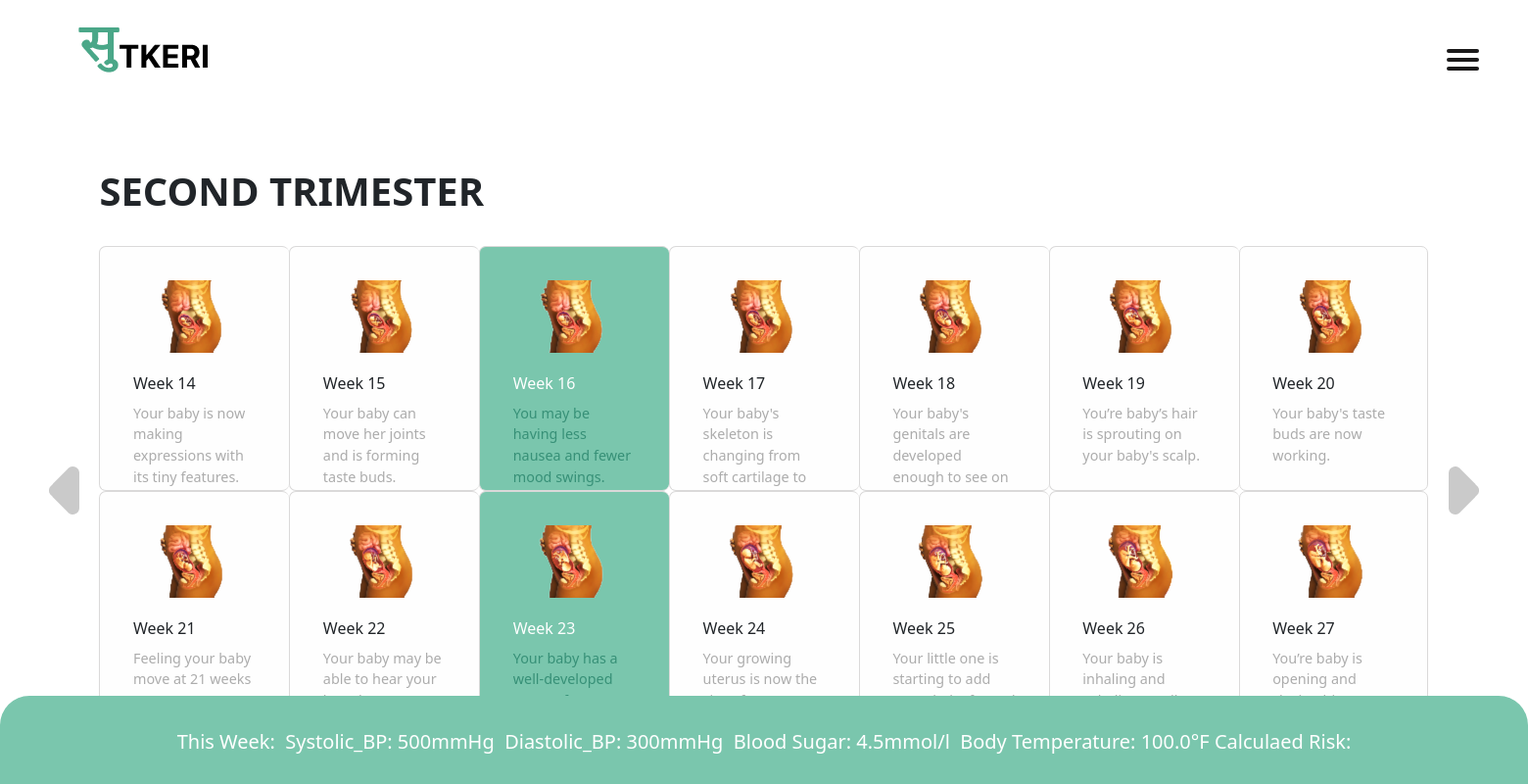
The app's page /home2 (signed in), older data.
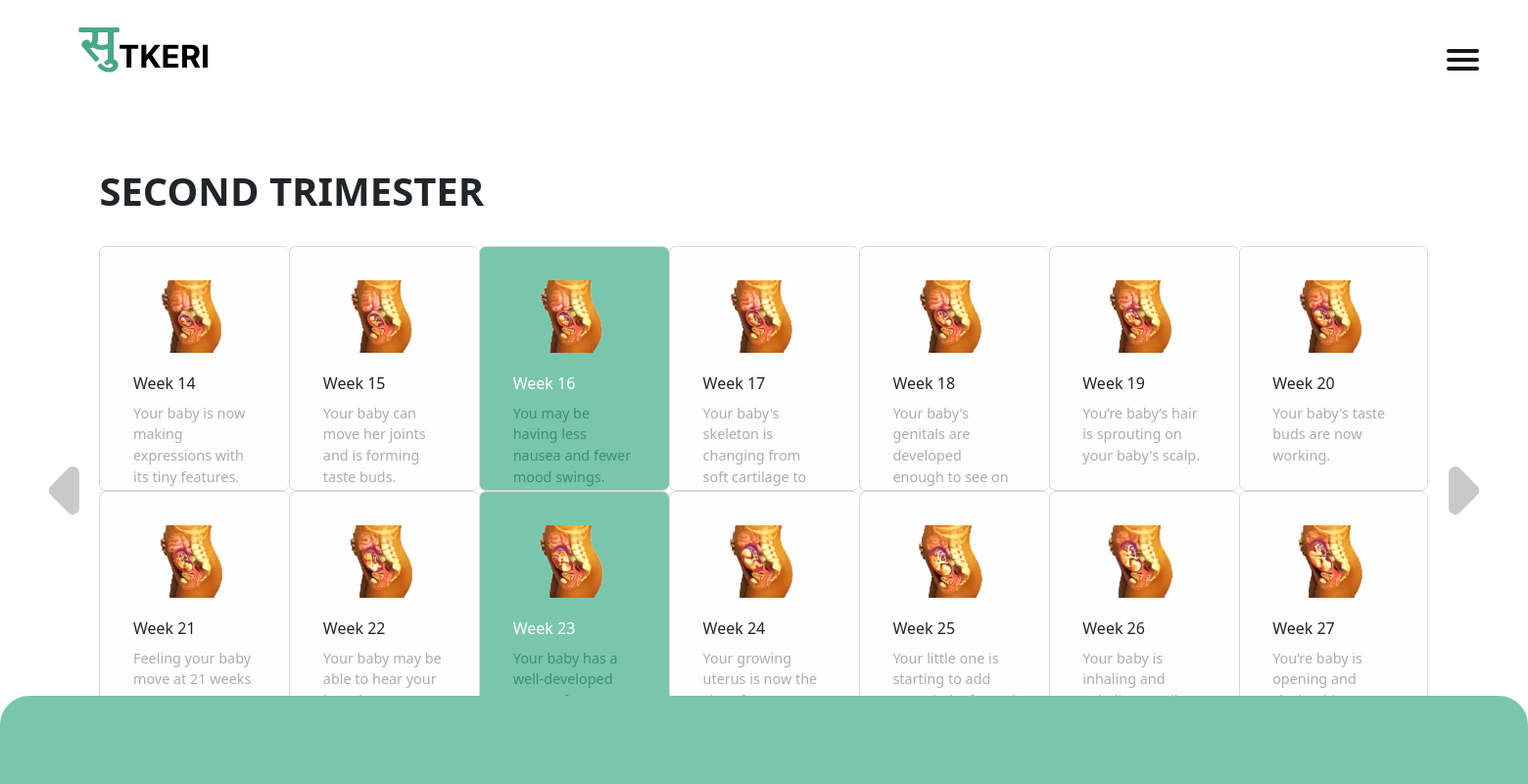
The same page, newer data.
### sutkeriapp/models.py (models this page shows)
class health_parameter(models.Model):
    Systolic_BP=models.IntegerField()
    Diastolic_BP=models.IntegerField()
    Blood_Sugar=models.FloatField()
    Body_Temperature=models.FloatField()
    Result=models.CharField( max_length=50,null="True",blank="True")

### sutkeriapp/views.py (the view)
# urls.py: path('home2', views.home2, name='home2 page'),
def home2(request):
    health_data=health_parameter.objects.all()
    email=request.user.email
    username=request.user.username
    context={
        'email':email.title(),
        'username':username.capitalize(),
        'health_data':health_data,
    }
    return render(request,'home2.html',context)

### templates/home2.html (shortened to what the changed rows need)
{% extends 'head.html' %} {% load static%} {% block home_head %}
<link
  href="https://cdn.jsdelivr.net/npm/bootstrap@5.3.0-alpha1/dist/css/bootstrap.min.css"
  rel="stylesheet"
/>
<link rel="stylesheet" href="static/css/home.css" />
{% block week_head %}{% endblock week_head %} {% endblock home_head %}
{% block home_body %} {% block week_body %} {% endblock week_body %}
<div class="homebody" id="body-el">
  <h1 class="trimester">SECOND TRIMESTER</h1>
  <div class="tables">
    <div class="table-content">
    </div>
    <div class="table-content">
    </div>
    <div class="table-content green-table">
    </div>
    <div class="table-content">
    </div>
    <div class="table-content">
    </div>
    <div class="table-content">
    </div>
    <div class="table-content">
    </div>
  </div>
  <div class="tables">
    <div class="table-content">
    </div>
    <div class="table-content">
    </div>
    <div class="table-content green-table">
    </div>
    <div class="table-content">
    </div>
    <div class="table-content">
    </div>
    <div class="table-content">
    </div>
    <div class="table-content">
    </div>
  </div>
<a href="{% url "home1 page" %}"><div class="previous_page">
  </div></a>
  <a href="{% url "home3 page" %}"><div class="next_page">
  </div></a>
  <div class="footer">{% for item in health_data %}
    {% if forloop.last %}
        <span>This Week:  </span>&nbsp;<span>Systolic_BP: </span>{{ item.Systolic_BP }}<span>mmHg</span> &nbsp;<span>Diastolic_BP: </span>{{ item.Diastolic_BP }}<span>mmHg</span>&nbsp; <span>Blood Sugar: </span>{{ item.Blood_Sugar }}<span>mmol/l</span> &nbsp;<span>Body Temperature: </span>{{ item.Body_Temperature }}<span>°F</span>&nbsp;<span>Calculaed Risk: </span>{{val}}
      {% endif %}
    {% endfor %}
  </div>
</div>
{% endblock home_body %}

Row changes from the older to the newer data that the page shows:
removed health_parameter: Systolic_BP "500", Diastolic_BP "300", Blood_Sugar "4.5", Body_Temperature "100.0"
